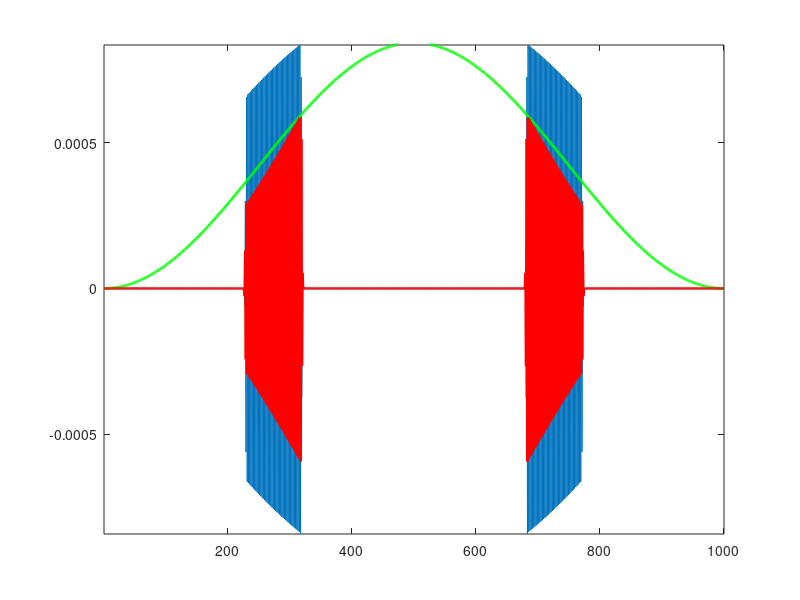
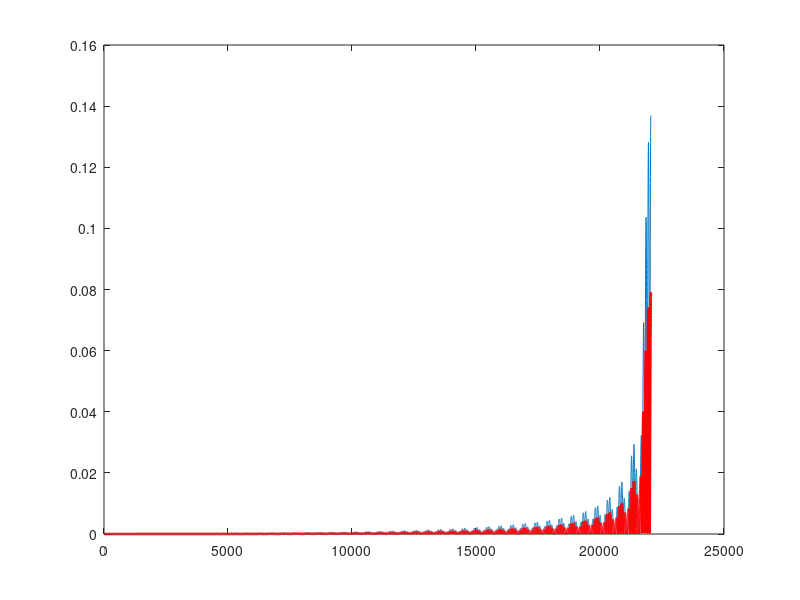

The MATLAB script that drew these images, in order:
clear
clc

Fs = 44100;  % SaNpling Frequency

N    = 1000;     % Order
Fc1  = 8000;     % First Cutoff Frequency
Fc2  = 12000;    % Second Cutoff Frequency
flag = 'scale';  % SaNpling Flag
% Create the window vector for the design algorithN.
win = hann(N+1);

% Calculate the coefficients using the FIR1 function.
b  = fir1(N, [Fc1 Fc2]/(Fs/2), 'bandpass', win, flag);

h = fftshift(real(ifft(b)));

figure(2); clf
plot(h)
axis([1 N+1 -inf inf])
hold on
pause

w_hanning = hanning(N+1)';
h_win = h.*w_hanning;
plot(w_hanning*max(abs(h)),'g','linewidth',2)
pause
plot(h_win,'r','linewidth',2)
pause

H_without_win = fft(h,Fs);
H_with_win = fft(h_win,Fs);

figure(3); clf
plot(abs(H_without_win(1:Fs/2)))
hold on
plot(abs(H_with_win(1:Fs/2)),'r','linewidth',2)
